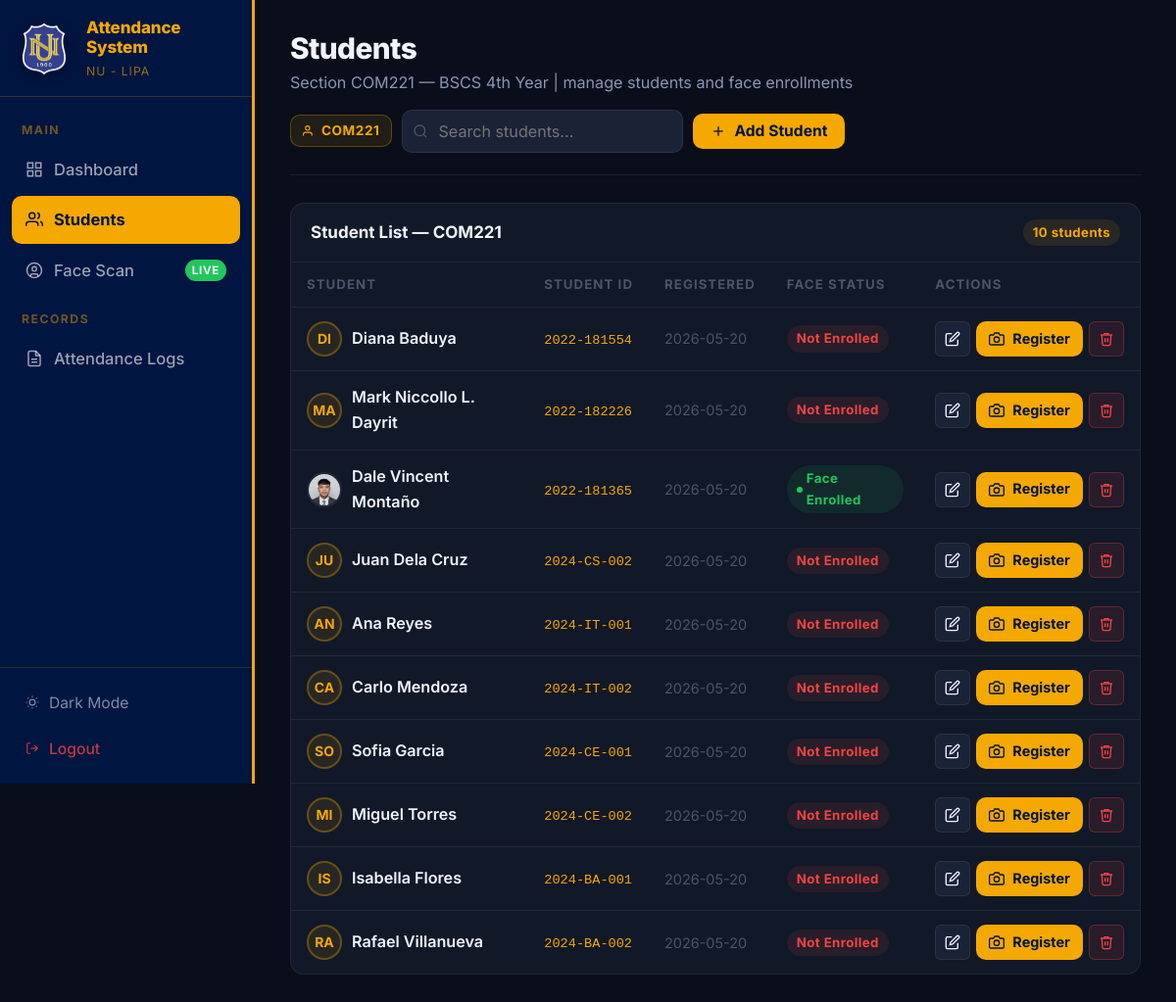
Page /students (signed in) on the earlier database version.
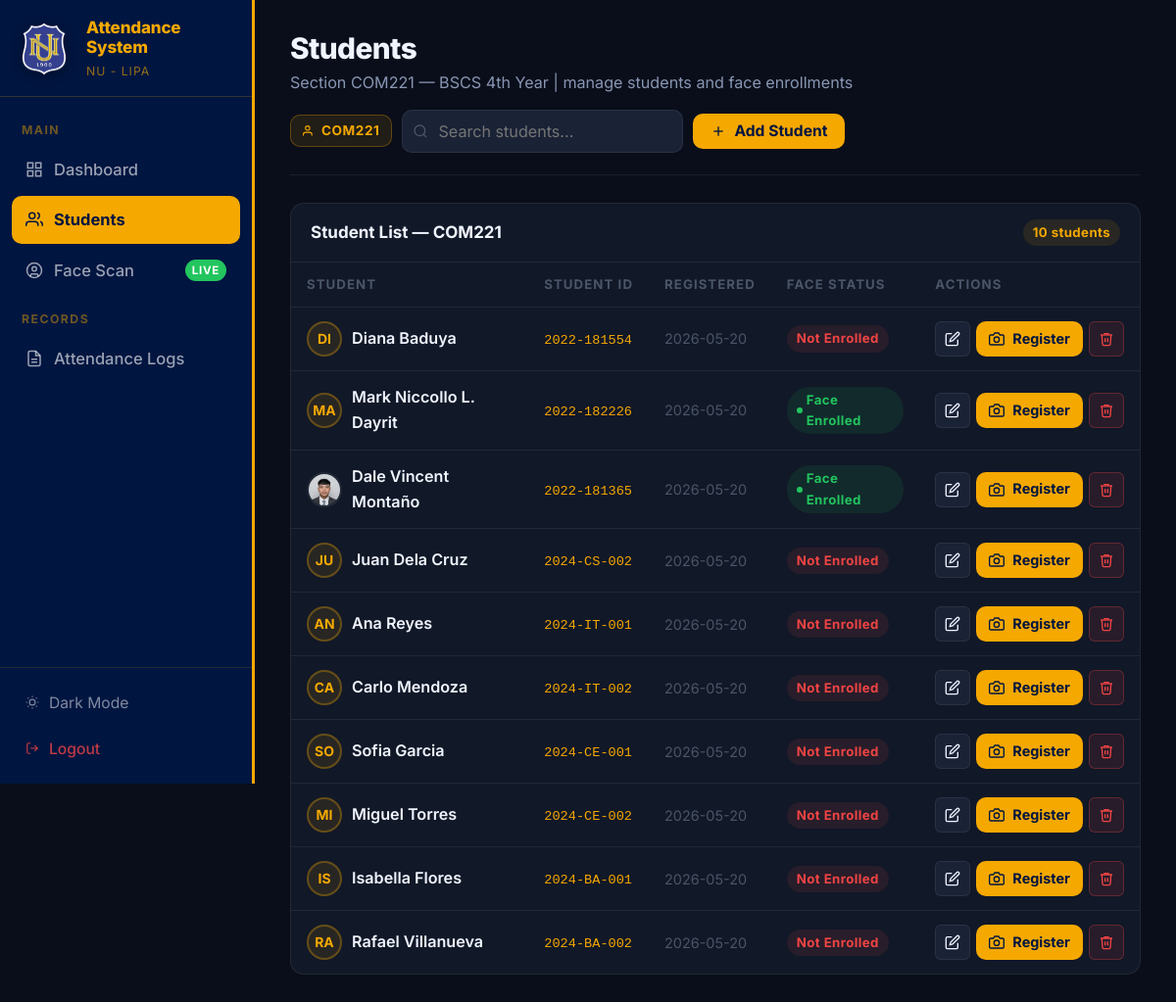
Same page on the later database version.
### tables this page shows
CREATE TABLE students (
            id             INTEGER PRIMARY KEY AUTOINCREMENT,
            student_number TEXT    NOT NULL UNIQUE,
            full_name      TEXT    NOT NULL,
            course         TEXT    NOT NULL,
            year_level     INTEGER NOT NULL,
            section        TEXT    NOT NULL,
            image_path     TEXT,
            created_at     DATETIME DEFAULT CURRENT_TIMESTAMP
        , face_embedding BLOB);

### app.py (the view)
@app.route('/students')
@login_required
def students():
    db       = get_db()
    students = db.execute(
        "SELECT * FROM students ORDER BY created_at DESC"
    ).fetchall()
    db.close()
    return render_template('students.html', students=students)

### app.py (called while the page is built)
def login_required(f):
    @wraps(f)
    def decorated(*args, **kwargs):
        if 'admin_id' not in session:
            if request.path.startswith('/api/'):
                return jsonify({'success': False, 'message': 'Session expired. Please refresh and log in again.'}), 401
            flash('Please log in to continue.', 'error')
            return redirect(url_for('login'))
        return f(*args, **kwargs)
    return decorated

### utils/database.py (called while the page is built)
def get_db():
    conn = sqlite3.connect(DB_PATH)
    conn.row_factory = sqlite3.Row
    conn.execute("PRAGMA foreign_keys = ON")
    return conn

### templates/students.html (shortened to what the changed rows need)
{% extends "layout.html" %}
{% block content %}
<div class="page-header">
  <div>
    <h1 class="page-title">Students</h1>
  </div>
</div>
<div class="card">
  <div class="table-wrapper">
    <table id="studentsTable">
      <thead>
        <tr>
          <th>Student</th>
          <th>Student ID</th>
          <th>Registered</th>
          <th>Face Status</th>
          <th>Actions</th>
        </tr>
      </thead>
      <tbody id="studentsBody">
        {% if students %}
          {% for s in students %}
          <tr data-id="{{ s.id }}" data-name="{{ s.full_name|lower }}">
            <td>
              <div style="display:flex;align-items:center;gap:10px;">
                {% if s.image_path %}
                  <img src="{{ url_for('static', filename='uploads/' + s.image_path) }}"
                    class="student-img" alt="{{ s.full_name }}"
                    onerror="this.style.display='none';this.nextElementSibling.style.display='flex';">
                  <div class="avatar" style="display:none;">{{ s.full_name[:2] }}</div>
                {% else %}
                  <div class="avatar">{{ s.full_name[:2] }}</div>
                {% endif %}
                <span class="td-name">{{ s.full_name }}</span>
              </div>
            </td>
            <td><code style="font-size:0.8rem;color:var(--nu-gold);">{{ s.student_number }}</code></td>
            <td class="text-muted text-sm">{{ s.created_at[:10] if s.created_at else '—' }}</td>
            <td>
              {% if s.face_embedding %}
                <span class="badge badge-success"><span class="badge-dot"></span>Face Enrolled</span>
              {% elif s.image_path %}
                <span class="badge badge-accent">Profile Photo</span>
              {% else %}
                <span class="badge badge-danger">Not Enrolled</span>
              {% endif %}
            </td>
            <td>
              <div class="table-actions">
                <button class="btn btn-secondary btn-sm btn-icon action-edit" title="Edit"
                  data-id="{{ s.id }}" data-student-number="{{ s.student_number }}" data-full-name="{{ s.full_name }}">
                  <svg viewBox="0 0 24 24" fill="none" stroke="currentColor" stroke-width="2" width="14" height="14">
                    <path d="M11 4H4a2 2 0 0 0-2 2v14a2 2 0 0 0 2 2h14a2 2 0 0 0 2-2v-7"/>
                    <path d="M18.5 2.5a2.121 2.121 0 0 1 3 3L12 15l-4 1 1-4 9.5-9.5z"/>
                  </svg>
                </button>
                <button class="btn btn-primary btn-sm action-enroll" title="Enroll Face via Camera"
                  data-id="{{ s.id }}" data-full-name="{{ s.full_name }}">
                  <svg viewBox="0 0 24 24" fill="none" stroke="currentColor" stroke-width="2" width="14" height="14">
                    <path d="M23 19a2 2 0 0 1-2 2H3a2 2 0 0 1-2-2V8a2 2 0 0 1 2-2h4l2-3h6l2 3h4a2 2 0 0 1 2 2z"/>
                    <circle cx="12" cy="13" r="4"/>
                  </svg>
                  Register
                </button>
                <button class="btn btn-danger btn-sm btn-icon action-delete" title="Delete"
                  data-id="{{ s.id }}" data-full-name="{{ s.full_name }}">
                  <svg viewBox="0 0 24 24" fill="none" stroke="currentColor" stroke-width="2" width="14" height="14">
                    <polyline points="3,6 5,6 21,6"/>
                    <path d="M19 6l-1 14a2 2 0 0 1-2 2H8a2 2 0 0 1-2-2L5 6"/>
                    <path d="M10 11v6"/><path d="M14 11v6"/>
                    <path d="M9 6V4h6v2"/>
                  </svg>
                </button>
              </div>
            </td>
          </tr>
          {% endfor %}
        {% endif %}
      </tbody>
    </table>
  </div>
</div>
{% endblock %}

Differences in the rows shown:
changed students "Mark Niccollo L. Dayrit": now shows "Face Enrolled"; no longer shows "Not Enrolled"
